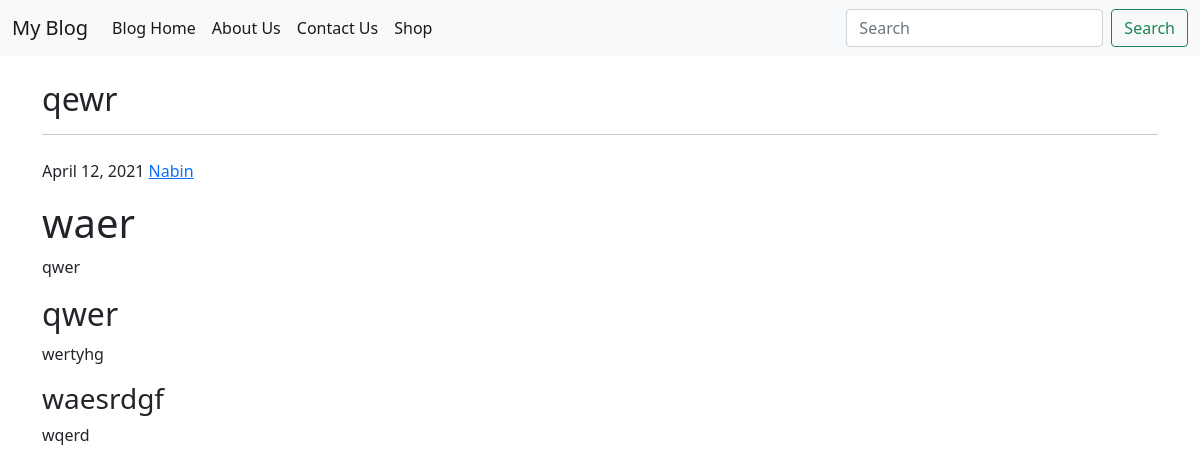
The app's page /blog/blogpost/2 with its own data.
### blog/models.py (models this page shows, shortened)
class Blogpost(models.Model):
    blog_id = models.AutoField(primary_key=True)
    title = models.CharField(max_length=500, default="")
    heading0 = models.CharField(max_length=500, default="")
    content_heading0 = models.CharField(max_length=5000, default="")
    heading1 = models.CharField(max_length=500, default="")
    content_heading1 = models.CharField(max_length=5000, default="")
    heading2 = models.CharField(max_length=500, default="")
    content_heading2 = models.CharField(max_length=5000, default="")
    thumbnail = models.ImageField(upload_to="blog/images")
    post_date = models.DateField()

### blog/views.py (the view)
# urls.py: path('blogpost/<int:id>', views.blogpost, name='blogpost')
def blogpost(request, id):
    post = Blogpost.objects.filter(blog_id=id)[0]
    return render(request, 'blog/blogpost.html', {'post': post})

### blog/templates/blog/blogpost.html (shortened to what this page needs)
{% extends 'blog/basic.html' %}
{% block body %}
<div class="container my-4">
<article class="blog-post">
        <h2 class="blog-post-title">{{post.title}}</h2><hr>
        <p class="blog-post-meta">{{post.post_date}} <a href="http://nabin.rf.gd">Nabin</a></p>
        <h1>{{post.heading0}}</h1>
        <p>{{post.content_heading0}}</p>
        <h2>{{post.heading1}}</h2>
        <p>{{post.content_heading1}}</p>
        <h3>{{post.heading2}}</h3>
        <p>{{post.content_heading2}}</p>
      </article>
</div>
{% endblock %}

### records on screen
Blogpost: title "qewr", post_date "April 12, 2021", heading0 "waer", content_heading0 "qwer", heading1 "qwer", content_heading1 "wertyhg", heading2 "waesrdgf", content_heading2 "wqerd"
